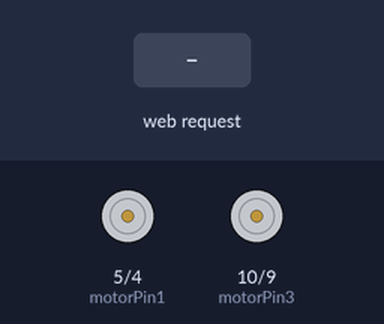
Recording of a sketch running on a simulated ESP8266 (NodeMCU). On the bench: motor-driver pin pairs drawn as motors (green arrow = first pin HIGH = forward, orange = second pin HIGH = backward, longer = more drive). The test bench sets the inputs (shaded band). WiFi joins after 1.5 s; servers stay silent unless stated; what the sketch prints to the serial monitor is not drawn.

Above: at 2.7 s.
2.8 s: HTTP request GET /up received
At 4.0 s:
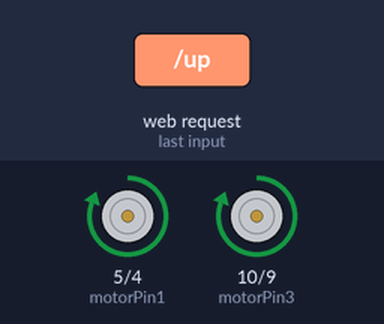
4.3 s: HTTP request GET /down received
At 5.1 s:
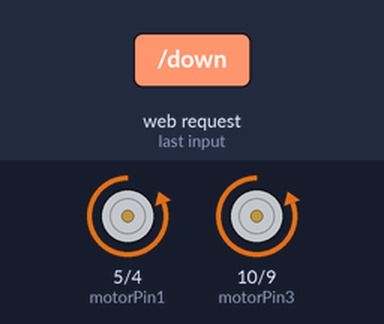
5.8 s: HTTP request GET /left received
At 6.3 s:
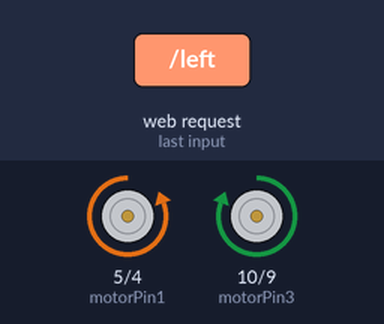
7.3 s: HTTP request GET /right received
At 8.6 s:
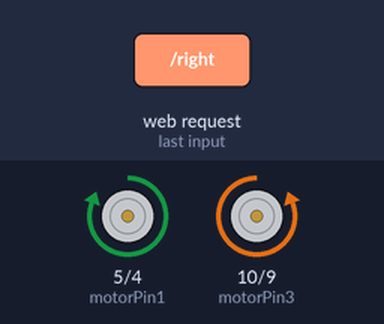
Timing chart, 0 to 9.8 s (numbered marks = the images above; inputs shaded):
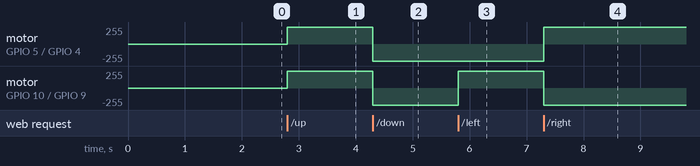

Measured:
- after the input at 2.8 s, motor on GPIO 5 (motorPin1) / GPIO 4 (motorPin2), motor on GPIO 10 (motorPin3) / GPIO 9 (motorPin4): stopped → forward 255/255 at once
- after the input at 4.3 s, motor on GPIO 5 (motorPin1) / GPIO 4 (motorPin2), motor on GPIO 10 (motorPin3) / GPIO 9 (motorPin4): forward 255/255 → backward 255/255 at once
- after the input at 5.8 s, motor on GPIO 10 (motorPin3) / GPIO 9 (motorPin4): backward 255/255 → forward 255/255 at once
- after the input at 7.3 s, motor on GPIO 5 (motorPin1) / GPIO 4 (motorPin2): backward 255/255 → forward 255/255 at once; motor on GPIO 10 (motorPin3) / GPIO 9 (motorPin4): forward 255/255 → backward 255/255 at once

The sketch:

Rover_overNet.ino
```cpp
#include <ESP8266WiFi.h>


//const char* ssid = "Hidden Network";
//const char* password = "baka_try";

const char* ssid = "Fiifi_GH";
const char* password = "87559835";


const int motorPin1 = 5;
const int motorPin2 = 4;

const int motorPin3 = 10;
const int motorPin4 = 9;

WiFiServer server(80);

void setup()
{
  Serial.begin(115200);
  delay(10);
  // Connect to WiFi network
  Serial.println();
  Serial.println();
  Serial.print("Connecting to ");
  Serial.println(ssid);

  WiFi.begin(ssid, password);

  while (WiFi.status() != WL_CONNECTED) {
    delay(500);
    Serial.print(".");
  }
  Serial.println("");
  Serial.println("WiFi connected");

  // Start the server
  server.begin();
  Serial.println("Server started");

  // Print the IP address
  Serial.print("Use this URL to connect: ");
  Serial.print("http://");
  Serial.print(WiFi.localIP());
  Serial.println("/");

  delay(40);
  pinMode(motorPin1, OUTPUT);
  pinMode(motorPin2, OUTPUT);
  pinMode(motorPin3, OUTPUT);
  pinMode(motorPin4, OUTPUT);
}

void loop()
{
    // Check if a client has connected
    WiFiClient client = server.available();
    if (!client) {
      return;
    }

    // Wait until the client sends some data
    Serial.println("new client");
    while(!client.available()){
      delay(1);
    }

    // Read the first line of the request
    String request = client.readStringUntil('\r');
    Serial.println(request);
    client.flush();

    int what = 'g';
    if (request.indexOf("/up") != -1){
      Do('w');
    }
    if (request.indexOf("/down") != -1){
      Do('s');
    }
    if (request.indexOf("/left") != -1){
      Do('a');
    }
    if (request.indexOf("/right") != -1){
      Do('d');
    }
    if (request.indexOf("/stop") != -1){
      Do('q');
    }

    // Return the response
    client.println("HTTP/1.1 200 OK");
    client.println("Content-Type: text/html");
    client.println(""); //  do not forget this one
    client.println("<!DOCTYPE HTML>");
    client.println("<html>");
    client.println("<head><meta name=\"viewport\" content=\"width=device-width, initial-scale=1\">");
    client.println("<link rel=\"icon\" href=\"data:,\">");
    // CSS to style the on/off buttons
    // Feel free to change the background-color and font-size attributes to fit your preferences
    client.println("<style>html { font-family: Helvetica; display: inline-block; margin: 0px auto; text-align: center;}");

    client.println(".up-button { position:relative; transition: .5s ease; width: 110px; height: 50px; max-width: 110px; max-height: 50px; left: 46px; background-color: green;}");
    client.println(".up-button:focus { background-color: yellow;}");

    client.println(".left-button { position:relative; transition: .5s ease; width: 110px; height: 50px; max-width: 110px; max-height: 50px; top: 5px; left: 25px; background-color: green;}");
    client.println(".left-button:focus { background-color: yellow;}");

    client.println(".stop-button { position:relative; transition: .5s ease; width: 110px; height: 50px; max-width: 110px; max-height: 50px; top:5px; left: 46px; background-color: red;}");
    client.println(".stop-button:focus { background-color: yellow;}");

    client.println(".right-button { position:relative; transition: .5s ease; width: 110px; height: 50px; max-width: 110px; max-height: 50px; top: 5px; left: 65px; background-color: green;}");
    client.println(".right-button:focus { background-color: yellow;}");

    client.println(".down-button { position:relative; transition: .5s ease; width: 120px; height: 50px; max-width: 110px; max-height: 50px; top: 10px; left: 46px; background-color: green;}");
    client.println(".down-button:focus { background-color: yellow;}</style></head>");

    client.println("<body><h1>CONTROLS</h1>");
    client.println("<br />");
    client.println("<a href=\"/up\"\" style=\"width:1000px\"><button class=\"up-button\">UP</button></a>");
    client.println("<br />");

    client.println("<a href=\"/left\"\"><button class=\"left-button\">LEFT</button></a>");
    client.println("<a href=\"/stop\"\"><button class=\"stop-button\">STOP</button></a>");
    client.println("<a href=\"/right\"\"><button class=\"right-button\">RIGHT</button></a>");

    client.println("<br />");
    client.println("<a href=\"/down\"\"><button class=\"down-button\">DOWN</button></a>");
    client.println("<br />");

    client.println("</body></html>");
    client.println();
}

void Do (int what){
    if (what == 'q')
    {
    //Stop
    digitalWrite(motorPin1, LOW);
    digitalWrite(motorPin2, LOW);
    digitalWrite(motorPin3, LOW);
    digitalWrite(motorPin4, LOW);
    }


    if (what == 'w')
    {
    //Move Forward
    digitalWrite(motorPin1, HIGH);
    digitalWrite(motorPin2, LOW);
    digitalWrite(motorPin3, HIGH);
    digitalWrite(motorPin4, LOW);
    }

    if (what == 's')
    {
    //Move Backward
    digitalWrite(motorPin1, LOW);
    digitalWrite(motorPin2, HIGH);
    digitalWrite(motorPin3, LOW);
    digitalWrite(motorPin4, HIGH);
    }

     if (what == 'a')
    {
    //Turn Left
    digitalWrite(motorPin1, LOW);
    digitalWrite(motorPin2, HIGH);
    digitalWrite(motorPin3, HIGH);
    digitalWrite(motorPin4, LOW);
    }

    if (what == 'd')
    {
    //Turn right
    digitalWrite(motorPin1, HIGH);
    digitalWrite(motorPin2, LOW);
    digitalWrite(motorPin3, LOW);
    digitalWrite(motorPin4, HIGH);
    }
}
```
